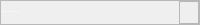
              <widget class="QFrame" name="botton_bar">
               <property name="minimumSize">
                <size>
                 <width>0</width>
                 <height>25</height>
                </size>
               </property>
               <property name="maximumSize">
                <size>
                 <width>16777215</width>
                 <height>25</height>
                </size>
               </property>
               <property name="frameShape">
                <enum>QFrame::StyledPanel</enum>
               </property>
               <property name="frameShadow">
                <enum>QFrame::Raised</enum>
               </property>
               <layout class="QHBoxLayout" name="horizontalLayout_2">
                <property name="spacing">
                 <number>0</number>
                </property>
                <property name="leftMargin">
                 <number>0</number>
                </property>
                <property name="topMargin">
                 <number>0</number>
                </property>
                <property name="rightMargin">
                 <number>0</number>
                </property>
                <property name="bottomMargin">
                 <number>0</number>
                </property>
                <item>
                 <widget class="QLabel" name="credits">
                  <property name="minimumSize">
                   <size>
                    <width>0</width>
                    <height>16</height>
                   </size>
                  </property>
                  <property name="maximumSize">
                   <size>
                    <width>16777215</width>
                    <height>16</height>
                   </size>
                  </property>
                  <property name="font">
                   <font>
                    <family>Arial</family>
                    <pointsize>-1</pointsize>
                    <italic>false</italic>
                    <bold>false</bold>
                   </font>
                  </property>
                  <property name="styleSheet">
                   <string notr="true">color: white;</string>
                  </property>
                  <property name="text">
                   <string>By Emmanuel Henrique de Faria Carvalho</string>
                  </property>
                  <property name="alignment">
                   <set>Qt::AlignLeading|Qt::AlignLeft|Qt::AlignVCenter</set>
                  </property>
                  <property name="margin">
                   <number>0</number>
                  </property>
                 </widget>
                </item>
                <item>
                 <widget class="QLabel" name="version">
                  <property name="minimumSize">
                   <size>
                    <width>0</width>
                    <height>16</height>
                   </size>
                  </property>
                  <property name="maximumSize">
                   <size>
                    <width>16777215</width>
                    <height>16</height>
                   </size>
                  </property>
                  <property name="font">
                   <font>
                    <family>Arial</family>
                    <pointsize>-1</pointsize>
                    <italic>false</italic>
                    <bold>false</bold>
                   </font>
                  </property>
                  <property name="styleSheet">
                   <string notr="true">color: white;</string>
                  </property>
                  <property name="text">
                   <string>v0.01</string>
                  </property>
                  <property name="alignment">
                   <set>Qt::AlignRight|Qt::AlignTrailing|Qt::AlignVCenter</set>
                  </property>
                 </widget>
                </item>
                <item>
                 <widget class="QFrame" name="frame_size_grip">
                  <property name="minimumSize">
                   <size>
                    <width>20</width>
                    <height>0</height>
                   </size>
                  </property>
                  <property name="maximumSize">
                   <size>
                    <width>20</width>
                    <height>16777215</height>
                   </size>
                  </property>
                  <property name="frameShape">
                   <enum>QFrame::StyledPanel</enum>
                  </property>
                  <property name="frameShadow">
                   <enum>QFrame::Raised</enum>
                  </property>
                 </widget>
                </item>
               </layout>
              </widget>
